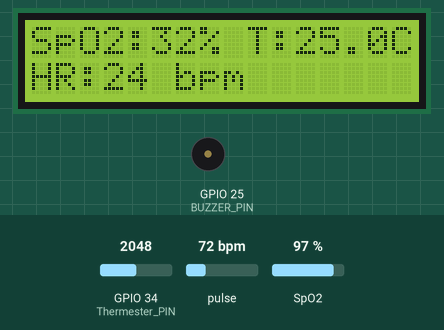
Bench run of a program on a simulated ESP32. On the bench: 16×2 character LCD, buzzer (waves = sounding, pin HIGH). The test bench sets the inputs (shaded band); at power-on: pulse 72 bpm, GPIO 34 (Thermester_PIN) = 2048, SpO2 97 % (analog values on the 0–4095 scale). WiFi joins after 1.5 s; servers stay silent unless stated; the local clock reads 2024-03-15 10:24:30 at power-on unless the program sets it; the Firebase database answers and starts empty; what the program prints to the serial monitor is not drawn.

Above: at 6.4 s.
6.5 s: pulse set to 42 bpm
At 10.6 s:
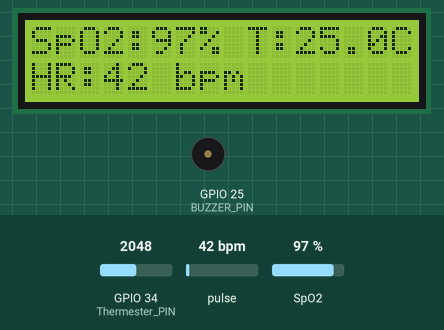
11.2 s: GPIO 34 (Thermester_PIN) set to 2866
At 14.9 s:
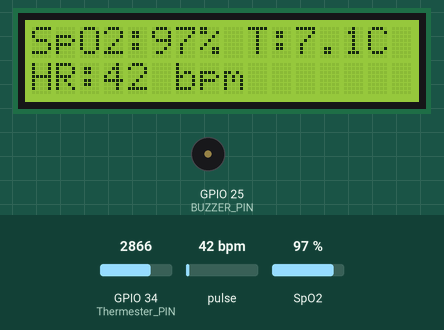
15.8 s: SpO2 set to 80 %
At 17.9 s:
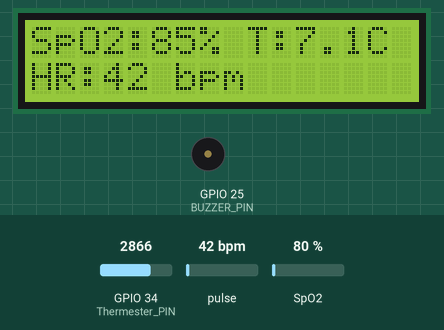
18.1 s: GPIO 34 (Thermester_PIN) set to 3603
At 20.7 s:
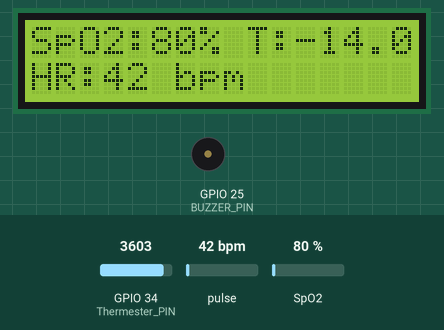
22.6 s: GPIO 34 (Thermester_PIN) set to 4023
At 24.3 s:
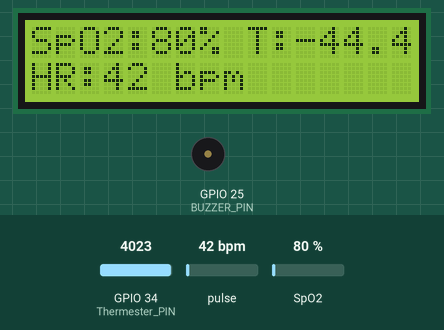
25.0 s: GPIO 34 (Thermester_PIN) set to 4090
At 28.9 s:
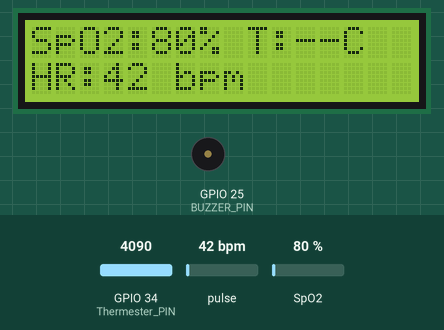
Timing chart, 0 to 30.4 s (numbered marks = the images above; inputs shaded):
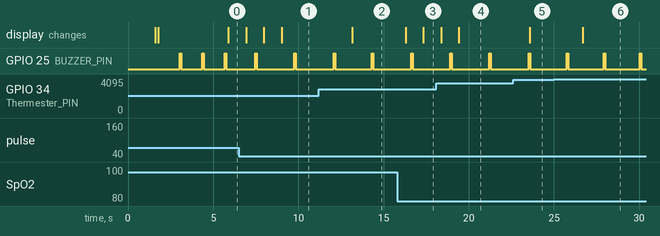

Measured:
- the behaviour switches between 4089 and 4090 on GPIO 34 (Thermester_PIN) (found by bisection; images 5 and 6)
- after the input at 11.2 s, the display: changes after 2.0 s (image 2)
- after the input at 15.8 s, the display: first changes after 0.49 s (image 3 shows a later state)
- after the input at 18.1 s, the display: first differs from a run without the input after 1.3 s (image 4)
- after the input at 22.6 s, the display: changes after 0.98 s (image 5)
- after the input at 25.0 s, the display: changes after 1.7 s (image 6)
- by itself, GPIO 25 (BUZZER_PIN): alternates HIGH for 0.08 s and LOW for 2.1 s

The program:

main.cpp
```cpp
#include <Arduino.h>
#include <Wire.h>
#include <WiFi.h>
#include <LiquidCrystal_I2C.h>
#include "MAX30105.h"
#include "spo2_algorithm.h"
#include <math.h>
#include <time.h>
#include "MAX30105_fix.h"
#include "FirebaseManager.h"
#include "FirebaseRTDBClient.h"
#include "FirestoreClient.h"

#define SAMPLE_BUFFER_SIZE 100
#define HISTORY_SIZE 3

#define WIFI_SSID "projectwifi"
#define WIFI_PASSWORD "source.pyc"

#define FIREBASE_API_KEY "AIzaSyAQyMyg9oV6s91WPmoruNfavdZjl9Fg6SY"
#define FIREBASE_DB_URL "https://kidroute-fc02f-default-rtdb.asia-southeast1.firebasedatabase.app"
#define FIRESTORE_PROJECT "kidroute-fc02f"

#define DEVICE_ID "3OqE6xVPKAfyjvOFgrSNlXlodBw2"

#define BUZZER_PIN 25
#define Thermester_PIN 34

#define SPO2_MIN 80
#define SPO2_MAX 100
#define HR_MIN 40
#define HR_MAX 160

MAX30105 particleSensor;
LiquidCrystal_I2C lcd(0x27, 16, 2);

uint32_t irBuffer[SAMPLE_BUFFER_SIZE];
uint32_t redBuffer[SAMPLE_BUFFER_SIZE];

String activePatientUID(DEVICE_ID);
void fetchActivePatientUID();
struct SensorData
{
    int32_t spo2;
    int32_t heartRate;
    float temperature;
    bool validSPO2;
    bool validHR;
    bool validTemp;
} g_data;

TaskHandle_t SensorTaskHandle;
TaskHandle_t CloudTaskHandle;
uint32_t irValueGlobal = 0;
float strengthGlobal = 0;
bool fingerDetected = false;
bool fingerPresent = false;
SemaphoreHandle_t dataMutex;
void clearLCDLine(uint8_t line)
{
    lcd.setCursor(0, line);
    lcd.print("                ");
    lcd.setCursor(0, line);
}

float calculatePulseStrength(uint32_t *buffer, int size)
{
    uint32_t maxVal = 0;
    uint32_t minVal = 0xFFFFFFFF;
    uint64_t sum = 0;

    for (int i = 0; i < size; i++)
    {
        if (buffer[i] > maxVal)
            maxVal = buffer[i];
        if (buffer[i] < minVal)
            minVal = buffer[i];
        sum += buffer[i];
    }

    float dc = sum / size;
    float ac = maxVal - minVal;

    if (dc == 0)
        return 0;

    return (ac / dc) * 100.0;
}

void printSerialData()
{
    Serial.print("IR=");
    Serial.print(irValueGlobal);
    Serial.print(" Strength=");
    Serial.println(strengthGlobal);

    Serial.print("SpO2: ");

    if (g_data.validSPO2)
        Serial.print(g_data.spo2);
    else
        Serial.print("---");

    Serial.print(" HR: ");

    if (g_data.validHR)
        Serial.print(g_data.heartRate);
    else
        Serial.print("---");

    Serial.print(" Temp: ");

    if (g_data.validTemp)
        Serial.print(g_data.temperature, 1);
    else
        Serial.print("--");

    Serial.println();
}

bool isDataInRange()
{
    bool spo2OK = (g_data.validSPO2 && g_data.spo2 >= SPO2_MIN && g_data.spo2 <= SPO2_MAX);
    bool hrOK = (g_data.validHR && g_data.heartRate >= HR_MIN && g_data.heartRate <= HR_MAX);
    bool tempOK = g_data.validTemp;

    return (spo2OK || hrOK || tempOK);
}

void TaskTemperature(void *pvParameters)
{
    analogReadResolution(12);
    analogSetPinAttenuation(Thermester_PIN, ADC_11db);

    const float BETA = 3950;
    const float R0 = 10000;
    const float ROOM_TEMP = 298.15;

    for (;;)
    {
        int raw = 0;

        for (int i = 0; i < 20; i++)
        {
            raw += analogRead(Thermester_PIN);
            delay(2);
        }

        raw /= 20;

        if (raw > 10 && raw < 4090)
        {
            float resistance = 10000.0 * raw / (4095.0 - raw);
            float tempK = 1.0 / ((log(resistance / R0) / BETA) + (1.0 / ROOM_TEMP));

            xSemaphoreTake(dataMutex, portMAX_DELAY);
            g_data.temperature = tempK - 273.15;
            g_data.validTemp = true;
            xSemaphoreGive(dataMutex);
        }
        else
        {
            xSemaphoreTake(dataMutex, portMAX_DELAY);
            g_data.validTemp = false;
            xSemaphoreGive(dataMutex);
        }

        vTaskDelay(pdMS_TO_TICKS(1000));
    }
}

void TaskSensor(void *pvParameters)
{
    Serial.println("Sensor Task Start");

    if (!particleSensor.begin(Wire, I2C_SPEED_FAST))
    {
        Serial.println("MAX30102 not found");
        while (1)
            ;
    }

    particleSensor.setup(60, 4, 2, 100, 411, 4096);
    // particleSensor.setup(40, 4, 2, 100, 411, 16384);
    // particleSensor.setPulseAmplitudeRed(0x3F);
    // particleSensor.setPulseAmplitudeIR(0x3F);
      particleSensor.setPulseAmplitudeRed(0x7F);
    particleSensor.setPulseAmplitudeIR(0x7F);

    particleSensor.setPulseAmplitudeProximity(0);

    bool firstTime = true;
    bool collectingSpo2 = false;

    int32_t spo2History[HISTORY_SIZE] = {0};
    int32_t hrHistory[HISTORY_SIZE] = {0};
    int historyIndex = 0;

    for (;;)
    {
        particleSensor.check();

        if (!particleSensor.available())
        {
            vTaskDelay(1);
            continue;
        }

        uint32_t irValue = particleSensor.getIR();
        uint32_t redValue = particleSensor.getRed();
        particleSensor.nextSample();

        irValueGlobal = irValue;

        /* ---------- FINGER DETECTION ---------- */

        if (irValue < 15000)
        {

            fingerPresent = false;
            firstTime = true;
            collectingSpo2 = false;

            clearLCDLine(0);
            lcd.setCursor(0, 0);
            lcd.print("Health Monitor");

            clearLCDLine(1);
            lcd.setCursor(0, 1);
            lcd.print("Insert Finger");

            vTaskDelay(pdMS_TO_TICKS(200));
            continue;
        }
        else
        {
            fingerPresent = true;
            collectingSpo2 = true;
        }

        /* ---------- BUFFER COLLECTION ---------- */

        if (firstTime)
        {
            for (int i = 0; i < SAMPLE_BUFFER_SIZE; i++)
            {
                while (!particleSensor.available())
                    particleSensor.check();

                irBuffer[i] = particleSensor.getIR();
                redBuffer[i] = particleSensor.getRed();
                particleSensor.nextSample();
            }

            firstTime = false;
        }
        else
        {
            memmove(irBuffer, irBuffer + 25, sizeof(uint32_t) * (SAMPLE_BUFFER_SIZE - 25));
            memmove(redBuffer, redBuffer + 25, sizeof(uint32_t) * (SAMPLE_BUFFER_SIZE - 25));

            for (int i = 75; i < 100; i++)
            {
                while (!particleSensor.available())
                    particleSensor.check();

                irBuffer[i] = particleSensor.getIR();
                redBuffer[i] = particleSensor.getRed();
                particleSensor.nextSample();
            }
        }

        /* ---------- SIGNAL STRENGTH ---------- */

        strengthGlobal = calculatePulseStrength(irBuffer, SAMPLE_BUFFER_SIZE);
        bool weakSignal = (strengthGlobal < 0.02);

        /* ---------- SPO2 + HR ---------- */

        int32_t spo2, hr;
        int8_t validSpo2, validHR;

        maxim_heart_rate_and_oxygen_saturation(
            irBuffer, SAMPLE_BUFFER_SIZE, redBuffer,
            &spo2, &validSpo2,
            &hr, &validHR);

        if (validHR && validSpo2)
        {
            hrHistory[historyIndex] = hr;
            spo2History[historyIndex] = spo2;

            historyIndex = (historyIndex + 1) % HISTORY_SIZE;

            int hrSum = 0;
            int spo2Sum = 0;

            for (int i = 0; i < HISTORY_SIZE; i++)
            {
                hrSum += hrHistory[i];
                spo2Sum += spo2History[i];
            }

            xSemaphoreTake(dataMutex, portMAX_DELAY);

            g_data.heartRate = hrSum / HISTORY_SIZE;
            g_data.spo2 = spo2Sum / HISTORY_SIZE;
            g_data.validHR = true;
            g_data.validSPO2 = true;

            xSemaphoreGive(dataMutex);
        }

        /* ---------- LCD DISPLAY ---------- */

        clearLCDLine(0);
        lcd.setCursor(0, 0);

        lcd.print("SpO2:");
        if (g_data.validSPO2)
            lcd.print(g_data.spo2);
        else
            lcd.print("--");

        lcd.print("% T:");

        if (g_data.validTemp)
            lcd.print(g_data.temperature, 1);
        else
            lcd.print("--");

        lcd.print("C");

        clearLCDLine(1);
        lcd.setCursor(0, 1);

        if (weakSignal)
        {
            lcd.print("Weak Signal");
        }
        else
        {
            lcd.print("HR:");
            if (g_data.validHR)
                lcd.print(g_data.heartRate);
            else
                lcd.print("---");
            lcd.print(" bpm");
        }

        printSerialData();

        vTaskDelay(pdMS_TO_TICKS(40));
    }
}
void TaskCloud(void *pvParameters)
{
    unsigned long lastSend = 0;

    for (;;)
    {
        if (millis() - lastSend > 1000)
        {
            xSemaphoreTake(dataMutex, portMAX_DELAY);

            int spo2 = g_data.spo2;
            int hr = g_data.heartRate;
            float temp = g_data.temperature;

            bool spo2Valid = g_data.validSPO2;
            bool hrValid = g_data.validHR;
            bool tempValid = g_data.validTemp;

            xSemaphoreGive(dataMutex);

            if(fingerPresent && spo2 > 0 && spo2 >0 )
            {
               saveToFirebaseRTDB(spo2, hr, temp, true, true, true);
            }

            /* -------- Upload SpO2 -------- */
            if (spo2Valid && spo2 >= SPO2_MIN && spo2 <= SPO2_MAX)
            {
               saveToFirebaseRTDB(spo2, -1, -1, true, false, false);
                saveToFirestore(spo2, -1, -1, true, false, false);
            }

            /* -------- Upload Heart Rate -------- */
            if (hrValid && hr >= HR_MIN && hr <= HR_MAX)
            {
                //saveToFirebaseRTDB(-1, hr, -1, false, true, false);
                saveToFirestore(-1, hr, -1, false, true, false);
            }

            /* -------- Upload Temperature -------- */
            if (tempValid)
            {
              //  saveToFirebaseRTDB(-1, -1, temp, false, false, true);
                saveToFirestore(-1, -1, temp, false, false, true);
            }

            /* -------- Buzzer if any uploaded -------- */
            if (fingerPresent &&
                ((spo2Valid && spo2 >= SPO2_MIN && spo2 <= SPO2_MAX) ||
                 (hrValid && hr >= HR_MIN && hr <= HR_MAX) ||
                 tempValid))
            {
                digitalWrite(BUZZER_PIN, HIGH);
                vTaskDelay(pdMS_TO_TICKS(80));
                digitalWrite(BUZZER_PIN, LOW);
            }

            lastSend = millis();
        }

        vTaskDelay(pdMS_TO_TICKS(200));
    }
}

void setup()
{
    Serial.begin(115200);

    pinMode(BUZZER_PIN, OUTPUT);

    Wire.begin(21, 22);

    lcd.init();
    lcd.backlight();
    lcd.clear();
    lcd.setCursor(0, 0);
    lcd.print("Health Monitor");

    WiFi.begin(WIFI_SSID, WIFI_PASSWORD);

    lcd.setCursor(0, 1);
    lcd.print("Connecting WiFi");

    while (WiFi.status() != WL_CONNECTED)
    {
        delay(500);
        Serial.print(".");
    }

    lcd.setCursor(0, 1);
    lcd.print("WiFi Connected");

    configTime(19800, 0, "pool.ntp.org");

    initFirebase(FIREBASE_API_KEY, FIREBASE_DB_URL, FIRESTORE_PROJECT);
    firestoreInit(FIREBASE_API_KEY, FIRESTORE_PROJECT);
    fetchActivePatientUID();
    lcd.setCursor(0, 1);
    lcd.print("Firebase ok");
    dataMutex = xSemaphoreCreateMutex();
    xTaskCreatePinnedToCore(TaskTemperature, "Temp", 2000, NULL, 1, NULL, 1);
    xTaskCreatePinnedToCore(TaskSensor, "Sensor", 5000, NULL, 2, &SensorTaskHandle, 0);
    xTaskCreatePinnedToCore(TaskCloud, "Cloud", 8000, NULL, 1, &CloudTaskHandle, 1);

    lcd.setCursor(0, 1);
    lcd.print("Welcome !");
}

void fetchActivePatientUID()
{
    if (!Firebase.ready() || !fbdo)
        return;

    String path = "/device_config/ESP32_001/active_uid";
    Serial.print("Reading UID: ");
    Serial.println(path);

    if (Firebase.RTDB.getString(fbdo, path))
    {
        String newUID = fbdo->stringData();
        if (newUID.length() > 5)
        {
            activePatientUID = newUID;
            Serial.println("Active UID:");
            Serial.println(activePatientUID);
        }
        else
        {
            Serial.println("Using default UID");
            activePatientUID = DEVICE_ID;
        }
    }
    else
    {
        Serial.println("Read Failed → Default UID");
        activePatientUID = DEVICE_ID;
    }
}

void loop()
{
    vTaskDelay(pdMS_TO_TICKS(200));
}
```

FirebaseManager.h
```cpp
#ifndef FIREBASE_MANAGER_H
#define FIREBASE_MANAGER_H

#include <Firebase_ESP_Client.h>

// Use pointers to reduce static memory
extern FirebaseData* fbdo;
extern FirebaseAuth* auth;
extern FirebaseConfig* config;

void initFirebase(const char* apiKey, const char* dbUrl, const char* projectId);

#endif
```

FirebaseRTDBClient.h
```cpp
#ifndef FIREBASE_RTDB_CLIENT_H
#define FIREBASE_RTDB_CLIENT_H

#include <Arduino.h>

bool saveToFirebaseRTDB(
    int spo2,
    int heartRate,
    float temperature,
    bool validSpO2,
    bool validHR,
    bool validTemp
);

#endif
```

FirestoreClient.h
```cpp
#ifndef FIRESTORE_CLIENT_H
#define FIRESTORE_CLIENT_H

#include <Arduino.h>

void firestoreInit(const char* apiKey, const char* projectId);
bool saveToFirestore(
    int spo2,
    int heartRate,
    float temperature,
    bool validSpO2,
    bool validHR,
    bool validTemp
);

#endif
```

MAX30105_fix.h
```cpp
// MAX30105_fix.h
#ifdef I2C_BUFFER_LENGTH
    #undef I2C_BUFFER_LENGTH
#endif

#include "MAX30105.h"

#ifndef I2C_BUFFER_LENGTH
    #define I2C_BUFFER_LENGTH 128
#endif
```

FirebaseManager.cpp
```cpp
#include "FirebaseManager.h"
#include <Arduino.h>

// Reduce global objects - use pointers
FirebaseData *fbdo = nullptr;
FirebaseAuth *auth = nullptr;
FirebaseConfig *config = nullptr;
void initFirebase(const char* apiKey, const char* dbUrl, const char* projectId) {
    Serial.println(F("Initializing Firebase..."));

    // Allocate only when needed
    if (!config) {
        config = new FirebaseConfig();
        auth = new FirebaseAuth();
        fbdo = new FirebaseData();
    }

    config->api_key = apiKey;
    config->database_url = dbUrl;

    auth->user.email = "rkproject25@gmail.com";
    auth->user.password = "rajesh";

    Firebase.begin(config, auth);
    Firebase.reconnectWiFi(true);

    // Wait for connection
    int attempts = 0;
    while (!Firebase.ready() && attempts < 10) {
        delay(500);
        Serial.print(".");
        attempts++;
    }

    if (Firebase.ready()) {
        Serial.println(F("\nFirebase connected!"));
    } else {
        Serial.println(F("\nFirebase connection failed!"));
    }
}
```

FirebaseRTDBClient.cpp
```cpp
#include "FirebaseRTDBClient.h"
#include "FirebaseManager.h"
#include <Arduino.h>

extern String activePatientUID;
bool saveToFirebaseRTDB(
    int spo2, int heartRate, float temperature,
    bool validSpO2, bool validHR, bool validTemp)
{
    if (!Firebase.ready() || !fbdo)
        return false;

    bool success = true;

    char path[120];

    if (validSpO2)
    {

        sprintf(path,
                "/live_data/%s/spo2",
                activePatientUID.c_str());

        if (!Firebase.RTDB.setInt(fbdo, path, spo2))
        {
            Serial.println("SpO2 failed");
            success = false;
        }
    }

    if (validHR)
    {

        sprintf(path,
                "/live_data/%s/heart_rate",
                activePatientUID.c_str());

        if (!Firebase.RTDB.setInt(fbdo, path, heartRate))
        {
            Serial.println("HR failed");
            success = false;
        }
    }

    if (validTemp)
    {

        sprintf(path,
                "/live_data/%s/temperature",
                activePatientUID.c_str());

        if (!Firebase.RTDB.setFloat(fbdo, path, temperature))
        {
            Serial.println("Temp failed");
            success = false;
        }
    }
    return success;
}
```

FirestoreClient.cpp
```cpp
#include "FirestoreClient.h"
#include "FirebaseManager.h"
#include <Arduino.h>

static String g_projectId;
extern String activePatientUID;
void firestoreInit(const char *apiKey, const char *projectId) {
    g_projectId = projectId;
}
bool saveToFirestore(
    int spo2, int heartRate, float temperature,
    bool validSpO2, bool validHR, bool validTemp
) {
    if (!Firebase.ready() || !fbdo) return false;

    FirebaseJson content;
    FirebaseJson fields;

    if (validSpO2) {
        FirebaseJson f;
        f.set("integerValue", spo2);
        fields.set("spo2", f);
    }

    if (validHR) {
        FirebaseJson f;
        f.set("integerValue", heartRate);
        fields.set("heart_rate", f);
    }

    if (validTemp) {
        FirebaseJson f;
        f.set("doubleValue", temperature);
        fields.set("temperature", f);
    }

   time_t now = time(nullptr);
struct tm *t = gmtime(&now);

char isoTime[30];

sprintf(isoTime,
"%04d-%02d-%02dT%02d:%02d:%02dZ",
t->tm_year+1900,
t->tm_mon+1,
t->tm_mday,
t->tm_hour,
t->tm_min,
t->tm_sec);

FirebaseJson tsField;
tsField.set("timestampValue", isoTime);

fields.set("timestamp", tsField);
    content.set("fields", fields);

    String path = "users/";
    path += activePatientUID;
    path += "/history";

    if (Firebase.Firestore.createDocument(
            fbdo,
            g_projectId.c_str(),
            "",
            path.c_str(),
            content.raw()))
    {
        Serial.println("Firestore Saved");
        return true;
    }

    Serial.println("Firestore Failed:");
    Serial.println(fbdo->errorReason());

    return false;
}
```
